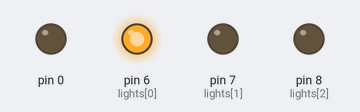
The sketch below on a simulated Arduino Uno, built with avr-gcc and run on an emulated ATmega328P. On the bench: output pins drawn as LEDs (lit = HIGH).

Above: at 0.5 s.
At 1.5 s:
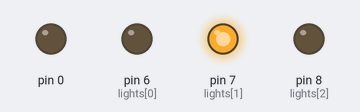
At 2.5 s:
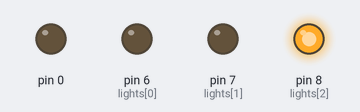
At 4.5 s:
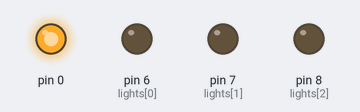
Timing chart, 0 to 7.8 s (numbered marks = the images above):
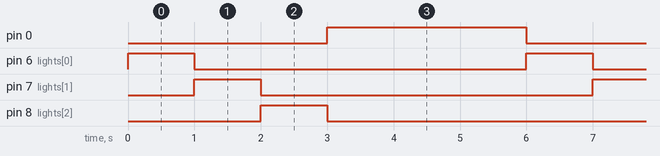

Measured:
- by itself, pin 0: alternates HIGH for 3.0 s and LOW for 3.0 s
- by itself, pin 6 (lights[0]), pin 7 (lights[1]), pin 8 (lights[2]): alternates HIGH for 1.0 s and LOW for 5.0 s
- by itself, everything shown: repeats every 6.0 s, in 5 steps

The sketch:

LightsFinal.ino
```cpp
/*
 * Lights (final)
 *
 * Turns LEDs on and off after certain time intervals
 *
 * The circuit:
 * LEDs connected as OUTPUTs on pins 6, 7, 8
 *
 * Created 17 November 2021
 * By Vivian Dai
 *
 * https://github.com/vivian-dai/Computer-Engineering-Club-Code/blob/main/01-Lights/LightsFinal.ino
 *
 */
#define delayTime 1000 // 1000 milliseconds is one second

int lights[] = {6, 7, 8};

void setup() {
  // put your setup code here, to run once:
  for (int i = 0;i < sizeof(lights);i++) {
    pinMode(lights[i], OUTPUT);
  }
  // sets all of the LEDs to outputs through a loop

}

void loop() {
  // put your main code here, to run repeatedly:
  for (int i = 0;i < sizeof(lights);i++) {
    digitalWrite(lights[i], HIGH);
    delay(delayTime);
    digitalWrite(lights[i], LOW);
  }
}
```
